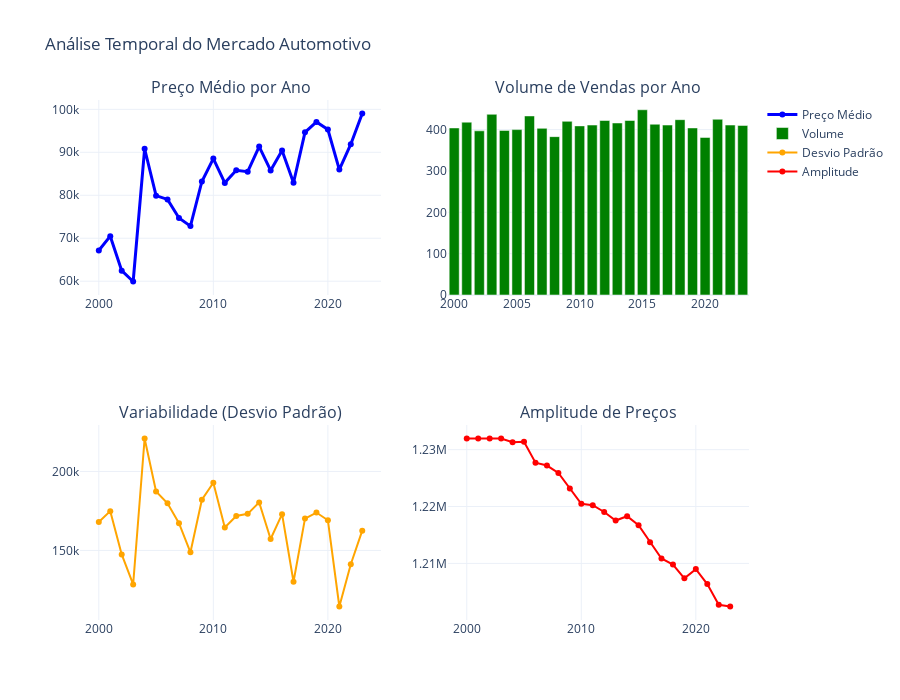

Notebook code for this chart:
### Markdown cell above
## 8. Visualizações Profissionais e Interativas

### Code cell
# Análise temporal dos preços por ano
print("=== ANÁLISE TEMPORAL: PREÇOS POR ANO ===")

# Estatísticas por ano
yearly_stats = df.groupby('Ano')['Valor_Venda'].agg([
    'count', 'mean', 'median', 'std', 'min', 'max'
]).round(2)

# Gráfico interativo com Plotly
fig = make_subplots(
    rows=2, cols=2,
    subplot_titles=('Preço Médio por Ano', 'Volume de Vendas por Ano', 
                   'Variabilidade (Desvio Padrão)', 'Amplitude de Preços'),
    specs=[[{'secondary_y': False}, {'secondary_y': False}],
           [{'secondary_y': False}, {'secondary_y': False}]]
)

# Preço médio
fig.add_trace(
    go.Scatter(x=yearly_stats.index, y=yearly_stats['mean'],
               mode='lines+markers', name='Preço Médio',
               line=dict(color='blue', width=3)),
    row=1, col=1
)

# Volume de vendas
fig.add_trace(
    go.Bar(x=yearly_stats.index, y=yearly_stats['count'],
           name='Volume', marker_color='green'),
    row=1, col=2
)

# Variabilidade
fig.add_trace(
    go.Scatter(x=yearly_stats.index, y=yearly_stats['std'],
               mode='lines+markers', name='Desvio Padrão',
               line=dict(color='orange', width=2)),
    row=2, col=1
)

# Amplitude
amplitude = yearly_stats['max'] - yearly_stats['min']
fig.add_trace(
    go.Scatter(x=yearly_stats.index, y=amplitude,
               mode='lines+markers', name='Amplitude',
               line=dict(color='red', width=2)),
    row=2, col=2
)

fig.update_layout(height=700, title_text="Análise Temporal do Mercado Automotivo")
fig.show()

# Insights temporais
current_year = datetime.now().year
recent_years = yearly_stats[yearly_stats.index >= current_year - 5]
print(f"\n Insights Temporais (últimos 5 anos):")
print(f"  Preço médio mais alto: {yearly_stats['mean'].max():,.2f} (ano {yearly_stats['mean'].idxmax()})")
print(f"  Preço médio mais baixo: {yearly_stats['mean'].min():,.2f} (ano {yearly_stats['mean'].idxmin()})")
print(f"  Maior volume de vendas: {yearly_stats['count'].max()} (ano {yearly_stats['count'].idxmax()})")

### Figure 1 — Plotly figure (JSON) as saved in the notebook; plotly's stock layout.template omitted (floating-point values rounded to 4 significant figures)
{"data": [{"line": {"color": "blue", "width": 3}, "mode": "lines+markers", "name": "Preço Médio", "type": "scatter", "x": [2000.0, 2001.0, 2002.0, 2003.0, 2004.0, 2005.0, 2006.0, 2007.0, 2008.0, 2009.0, 2010.0, 2011.0, 2012.0, 2013.0, 2014.0, 2015.0, 2016.0, 2017.0, 2018.0, 2019.0, 2020.0, 2021.0, 2022.0, 2023.0], "xaxis": "x", "y": [67150.0, 70480.0, 62460.0, 59930.0, 90820.0, 79900.0, 79020.0, 74710.0, 72820.0, 83200.0, 88530.0, 82880.0, 85810.0, 85490.0, 91340.0, 85780.0, 90430.0, 82910.0, 94640.0, 97060.0, 95310.0, 85980.0, 91870.0, 99030.0], "yaxis": "y"}, {"marker": {"color": "green"}, "name": "Volume", "type": "bar", "x": [2000.0, 2001.0, 2002.0, 2003.0, 2004.0, 2005.0, 2006.0, 2007.0, 2008.0, 2009.0, 2010.0, 2011.0, 2012.0, 2013.0, 2014.0, 2015.0, 2016.0, 2017.0, 2018.0, 2019.0, 2020.0, 2021.0, 2022.0, 2023.0], "xaxis": "x2", "y": [404, 418, 397, 437, 398, 400, 433, 403, 383, 420, 409, 411, 422, 416, 422, 448, 413, 411, 424, 404, 381, 425, 411, 410], "yaxis": "y2"}, {"line": {"color": "orange", "width": 2}, "mode": "lines+markers", "name": "Desvio Padrão", "type": "scatter", "x": [2000.0, 2001.0, 2002.0, 2003.0, 2004.0, 2005.0, 2006.0, 2007.0, 2008.0, 2009.0, 2010.0, 2011.0, 2012.0, 2013.0, 2014.0, 2015.0, 2016.0, 2017.0, 2018.0, 2019.0, 2020.0, 2021.0, 2022.0, 2023.0], "xaxis": "x3", "y": [168000.0, 174900.0, 147400.0, 128500.0, 220900.0, 187300.0, 179900.0, 167200.0, 148800.0, 182100.0, 192800.0, 164500.0, 171800.0, 173100.0, 180400.0, 157200.0, 172900.0, 130200.0, 170200.0, 174000.0, 169100.0, 114500.0, 141300.0, 162500.0], "yaxis": "y3"}, {"line": {"color": "red", "width": 2}, "mode": "lines+markers", "name": "Amplitude", "type": "scatter", "x": [2000.0, 2001.0, 2002.0, 2003.0, 2004.0, 2005.0, 2006.0, 2007.0, 2008.0, 2009.0, 2010.0, 2011.0, 2012.0, 2013.0, 2014.0, 2015.0, 2016.0, 2017.0, 2018.0, 2019.0, 2020.0, 2021.0, 2022.0, 2023.0], "xaxis": "x4", "y": [1232000.0, 1232000.0, 1232000.0, 1232000.0, 1231000.0, 1231000.0, 1228000.0, 1227000.0, 1226000.0, 1223000.0, 1220000.0, 1220000.0, 1219000.0, 1218000.0, 1218000.0, 1217000.0, 1214000.0, 1211000.0, 1210000.0, 1207000.0, 1209000.0, 1206000.0, 1203000.0, 1202000.0], "yaxis": "y4"}], "layout": {"annotations": [{"font": {"size": 16}, "showarrow": false, "text": "Preço Médio por Ano", "x": 0.225, "xanchor": "center", "xref": "paper", "y": 1, "yanchor": "bottom", "yref": "paper"}, {"font": {"size": 16}, "showarrow": false, "text": "Volume de Vendas por Ano", "x": 0.775, "xanchor": "center", "xref": "paper", "y": 1, "yanchor": "bottom", "yref": "paper"}, {"font": {"size": 16}, "showarrow": false, "text": "Variabilidade (Desvio Padrão)", "x": 0.225, "xanchor": "center", "xref": "paper", "y": 0.375, "yanchor": "bottom", "yref": "paper"}, {"font": {"size": 16}, "showarrow": false, "text": "Amplitude de Preços", "x": 0.775, "xanchor": "center", "xref": "paper", "y": 0.375, "yanchor": "bottom", "yref": "paper"}], "height": 700, "title": {"text": "Análise Temporal do Mercado Automotivo"}, "xaxis": {"anchor": "y", "domain": [0, 0.45]}, "xaxis2": {"anchor": "y2", "domain": [0.55, 1]}, "xaxis3": {"anchor": "y3", "domain": [0, 0.45]}, "xaxis4": {"anchor": "y4", "domain": [0.55, 1]}, "yaxis": {"anchor": "x", "domain": [0.625, 1]}, "yaxis2": {"anchor": "x2", "domain": [0.625, 1]}, "yaxis3": {"anchor": "x3", "domain": [0, 0.375]}, "yaxis4": {"anchor": "x4", "domain": [0, 0.375]}}}
